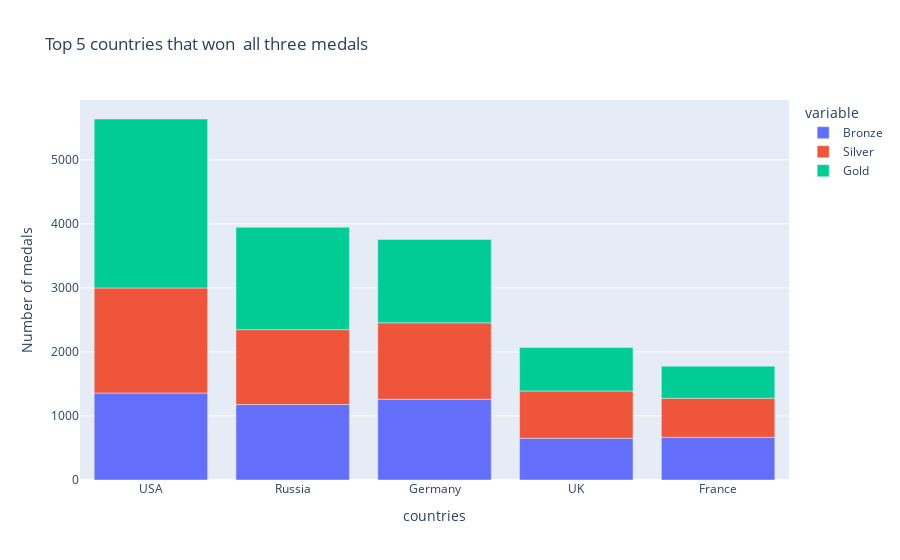

Notebook code for this chart:
### Code cell
fig = px.bar(
    df_table,
    x=df_table.index,
    y=["Bronze", "Silver", "Gold"],
    labels={"region": "countries", "value": "Number of medals"},
    title="Top 5 countries that won  all three medals",
)
fig.show()

### Figure 1 — Plotly figure (JSON) as saved in the notebook; plotly's stock layout.template omitted (floating-point values rounded to 4 significant figures)
{"data": [{"alignmentgroup": "True", "hovertemplate": "variable=Bronze<br>countries=%{x}<br>Number of medals=%{y}<extra></extra>", "legendgroup": "Bronze", "marker": {"color": "#636efa", "pattern": {"shape": ""}}, "name": "Bronze", "offsetgroup": "Bronze", "orientation": "v", "showlegend": true, "textposition": "auto", "type": "bar", "x": ["USA", "Russia", "Germany", "UK", "France"], "xaxis": "x", "y": [1358, 1178, 1260, 651, 666], "yaxis": "y"}, {"alignmentgroup": "True", "hovertemplate": "variable=Silver<br>countries=%{x}<br>Number of medals=%{y}<extra></extra>", "legendgroup": "Silver", "marker": {"color": "#EF553B", "pattern": {"shape": ""}}, "name": "Silver", "offsetgroup": "Silver", "orientation": "v", "showlegend": true, "textposition": "auto", "type": "bar", "x": ["USA", "Russia", "Germany", "UK", "France"], "xaxis": "x", "y": [1641, 1170, 1195, 739, 610], "yaxis": "y"}, {"alignmentgroup": "True", "hovertemplate": "variable=Gold<br>countries=%{x}<br>Number of medals=%{y}<extra></extra>", "legendgroup": "Gold", "marker": {"color": "#00cc96", "pattern": {"shape": ""}}, "name": "Gold", "offsetgroup": "Gold", "orientation": "v", "showlegend": true, "textposition": "auto", "type": "bar", "x": ["USA", "Russia", "Germany", "UK", "France"], "xaxis": "x", "y": [2638, 1599, 1301, 678, 501], "yaxis": "y"}], "layout": {"barmode": "relative", "legend": {"title": {"text": "variable"}, "tracegroupgap": 0}, "title": {"text": "Top 5 countries that won  all three medals"}, "xaxis": {"anchor": "y", "domain": [0, 1], "title": {"text": "countries"}}, "yaxis": {"anchor": "x", "domain": [0, 1], "title": {"text": "Number of medals"}}}}
